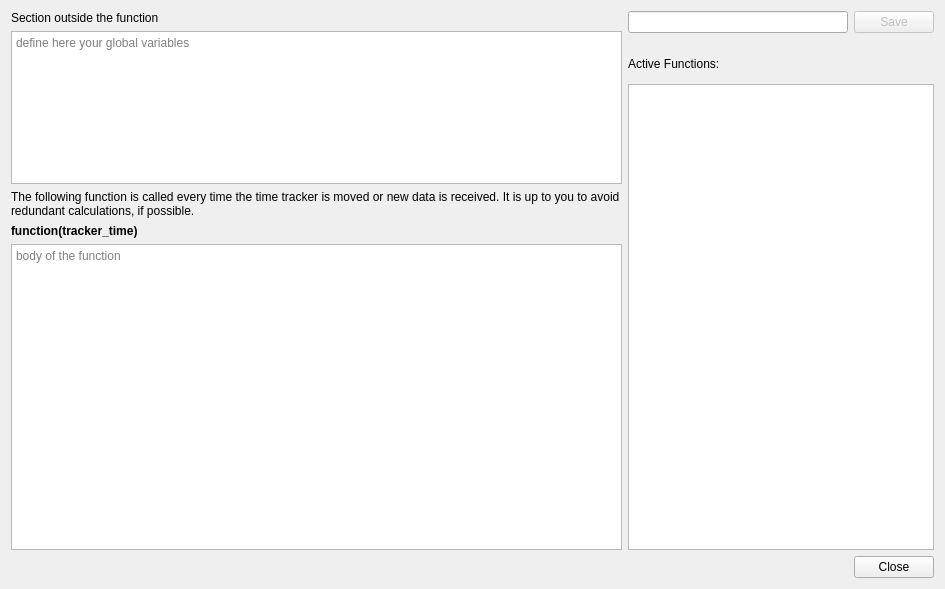
<?xml version="1.0" encoding="UTF-8"?>
<ui version="4.0">
 <class>LuaEditor</class>
 <widget class="QWidget" name="LuaEditor">
  <property name="geometry">
   <rect>
    <x>0</x>
    <y>0</y>
    <width>945</width>
    <height>589</height>
   </rect>
  </property>
  <property name="windowTitle">
   <string>Form</string>
  </property>
  <layout class="QVBoxLayout" name="verticalLayout_3">
   <item>
    <layout class="QHBoxLayout" name="horizontalLayout_2" stretch="2,1">
     <item>
      <layout class="QVBoxLayout" name="verticalLayout" stretch="0,1,0,0,2">
       <item>
        <widget class="QLabel" name="label">
         <property name="text">
          <string>Section outside the function</string>
         </property>
        </widget>
       </item>
       <item>
        <widget class="QPlainTextEdit" name="textGlobal">
         <property name="placeholderText">
          <string>define here your global variables</string>
         </property>
        </widget>
       </item>
       <item>
        <widget class="QLabel" name="label_4">
         <property name="text">
          <string>The following function is called every time the time tracker is moved or new data is received. It is up to you to avoid redundant calculations, if possible.</string>
         </property>
         <property name="wordWrap">
          <bool>true</bool>
         </property>
        </widget>
       </item>
       <item>
        <widget class="QLabel" name="label_2">
         <property name="font">
          <font>
           <weight>75</weight>
           <bold>true</bold>
          </font>
         </property>
         <property name="text">
          <string>function(tracker_time)</string>
         </property>
        </widget>
       </item>
       <item>
        <widget class="QPlainTextEdit" name="textFunction">
         <property name="placeholderText">
          <string>body of the function</string>
         </property>
        </widget>
       </item>
      </layout>
     </item>
     <item>
      <layout class="QVBoxLayout" name="verticalLayout_2">
       <item>
        <layout class="QHBoxLayout" name="horizontalLayout">
         <item>
          <widget class="QLineEdit" name="lineEditFunctionName"/>
         </item>
         <item>
          <widget class="QPushButton" name="pushButtonSave">
           <property name="enabled">
            <bool>false</bool>
           </property>
           <property name="text">
            <string>Save</string>
           </property>
          </widget>
         </item>
        </layout>
       </item>
       <item>
        <layout class="QHBoxLayout" name="horizontalLayout_3">
         <property name="topMargin">
          <number>11</number>
         </property>
         <item>
          <widget class="QLabel" name="label_3">
           <property name="text">
            <string>Active Functions:</string>
           </property>
          </widget>
         </item>
         <item>
          <widget class="QPushButton" name="pushButtonDelete">
           <property name="enabled">
            <bool>false</bool>
           </property>
           <property name="minimumSize">
            <size>
             <width>28</width>
             <height>28</height>
            </size>
           </property>
           <property name="maximumSize">
            <size>
             <width>28</width>
             <height>28</height>
            </size>
           </property>
           <property name="text">
            <string/>
           </property>
           <property name="iconSize">
            <size>
             <width>25</width>
             <height>25</height>
            </size>
           </property>
           <property name="flat">
            <bool>true</bool>
           </property>
          </widget>
         </item>
        </layout>
       </item>
       <item>
        <widget class="QListWidget" name="listWidgetFunctions"/>
       </item>
      </layout>
     </item>
    </layout>
   </item>
   <item>
    <widget class="QDialogButtonBox" name="buttonBox">
     <property name="standardButtons">
      <set>QDialogButtonBox::Close</set>
     </property>
    </widget>
   </item>
  </layout>
 </widget>
 <resources/>
 <connections/>
</ui>
